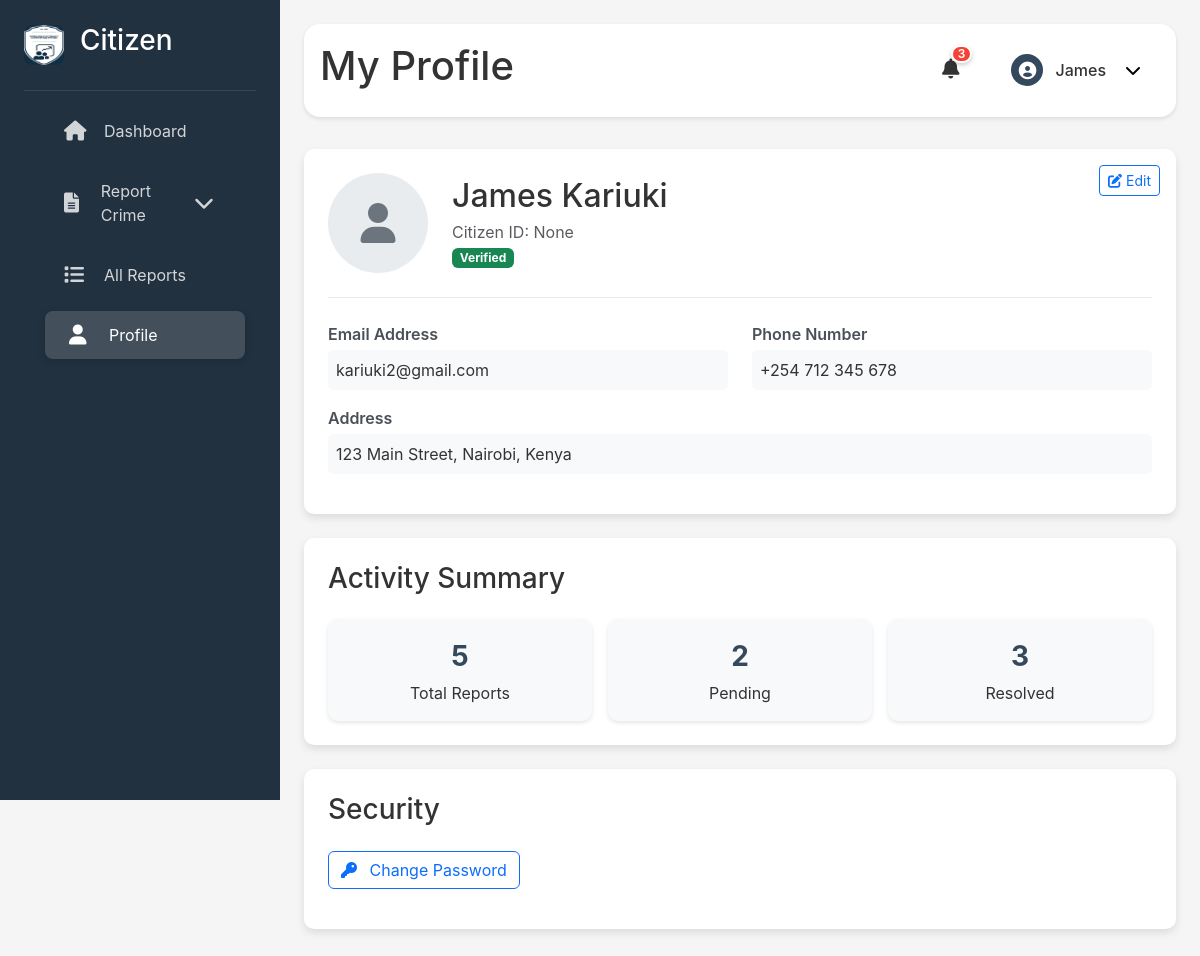
The app's page /citizen-profile/ (signed in) with its own data.
### citizens/models.py (models this page shows, shortened)
class CustomUser(AbstractUser):
    email = models.EmailField(unique=True)
    username = None
    first_name = models.CharField(max_length=50)
    last_name = models.CharField(max_length=50)
    citizen_id = models.CharField(max_length=50, unique=True, null=True, blank=True)
    USERNAME_FIELD = "email"
    REQUIRED_FIELDS = ["first_name", "last_name"]
    objects = CustomUserManager()  # Use the custom manager
    groups = models.ManyToManyField(Group, related_name="customuser_set", blank=True)
    user_permissions = models.ManyToManyField(Permission, related_name="customuser_permissions_set", blank=True)

### citizens/views.py (the view)
# urls.py: path('citizen-profile/', citizen_profile, name='citizen-profile'),
def citizen_profile(request):
    return render(request, 'profile.html')

### citizens/templates/profile.html (shortened to what this page needs)
{% load static %}
<!DOCTYPE html>
<html lang="en">
<head>
    <link href="https://cdn.jsdelivr.net/npm/bootstrap@5.3.3/dist/css/bootstrap.min.css" rel="stylesheet">
    <link rel="stylesheet" href="https://cdn.jsdelivr.net/npm/bootstrap-icons@1.11.3/font/bootstrap-icons.min.css">
    <link href="https://cdnjs.cloudflare.com/ajax/libs/font-awesome/6.0.0/css/all.min.css" rel="stylesheet">
    <link rel="stylesheet" href="{% static 'css/homepage.css' %}">
    <link rel="stylesheet" href="{% static 'css/profile.css' %}">
</head>
<body>
    <div class="app-container">
        <nav class="sidebar d-none d-md-flex">
            <div class="sidebar-content">
                <div class="sidebar-header">
                    <div class="logo-container">
                    <img src="{% static 'images/logo.jpg' %}" alt="CARS Logo" class="logo">
                    <h3>Citizen</h3>
                    </div>
                </div>
            <div class="nav-items">
                <a href="{% url 'citizens' %}" class="nav-item">
                    <i class="fas fa-home"></i>
                    <span>Dashboard</span>
                </a>
                <a href="#" class="nav-item" data-bs-toggle="dropdown">
                    <i class="fas fa-file-alt"></i>
                    <span>Report Crime</span>
                    <i class="fas fa-chevron-down ms-2 d-none d-md-inline"></i>
                </a>
                <a href="{% url 'all_reports' %}" class="nav-item">
                    <i class="fas fa-list"></i>
                    <span>All Reports</span>
                </a>
                <a href="#citizen-profile" class="nav-item active">
                    <i class="fas fa-user"></i>
                    <span>Profile</span>
                </a>
            </div>
        </nav>
        <main class="main-content">
            <header class="content-header">
                <h1>My Profile</h1>
                <div class="header-actions">
                    <div class="notifications" data-bs-toggle="dropdown">
                        <i class="fas fa-bell"></i>
                        <div class="notification-badge">3</div>
                    </div>
                    <div class="user-profile dropdown">
                        <button class="user-profile-btn" data-bs-toggle="dropdown" aria-expanded="false">
                            <div class="avatar-container">
                                <i class="fas fa-user-circle"></i>
                            </div>
                            <span class="username d-none d-md-inline">{{ request.user.first_name }}</span>
                            <i class="fas fa-chevron-down d-none d-md-inline ms-2"></i>
                        </button>
                    </div>
                </div>
            </header>
            <div class="content-body">
                <div class="profile-card position-relative">
                    <button class="btn btn-sm btn-outline-primary edit-btn" data-bs-toggle="modal" data-bs-target="#editProfileModal">
                        <i class="fas fa-edit"></i> Edit
                    </button>
                    <div class="profile-header">
                        <div class="profile-avatar">
                            <i class="fas fa-user"></i>
                        </div>
                        <div class="profile-info">
                            <h2 id="user-fullname">{{ request.user.first_name }} {{ request.user.last_name }}</h2>
                            <p class="text-muted mb-0" id="user-id">Citizen ID: {{user.citizen_id}}</p>
                            <span class="badge bg-success">Verified</span>
                        </div>
                    </div>
                    <div class="row">
                        <div class="col-md-6">
                            <div class="profile-field">
                                <div class="profile-field-label">Email Address</div>
                                <div class="profile-field-value" id="user-email">{{ request.user.email }}</div>
                            </div>
                        </div>
                        <div class="col-md-6">
                            <div class="profile-field">
                                <div class="profile-field-label">Phone Number</div>
                                <div class="profile-field-value" id="user-phone">+254 712 345 678</div>
                            </div>
                        </div>
                        <div class="col-md-12">
                            <div class="profile-field">
                                <div class="profile-field-label">Address</div>
                                <div class="profile-field-value" id="user-address">123 Main Street, Nairobi, Kenya</div>
                            </div>
                        </div>
                    </div>
                </div>
                <div class="profile-card">
                    <h3 class="mb-4">Activity Summary</h3>
                    <div class="profile-stats">
                        <div class="stat-card">
                            <div class="stat-number" id="reports-total">5</div>
                            <div class="stat-label">Total Reports</div>
                        </div>
                        <div class="stat-card">
                            <div class="stat-number" id="reports-pending">2</div>
                            <div class="stat-label">Pending</div>
                        </div>
                        <div class="stat-card">
                            <div class="stat-number" id="reports-resolved">3</div>
                            <div class="stat-label">Resolved</div>
                        </div>
                    </div>
                </div>
                <div class="profile-card">
                    <h3 class="mb-4">Security</h3>
                    <button class="btn btn-outline-primary mb-3" data-bs-toggle="modal" data-bs-target="#changePasswordModal">
                        <i class="fas fa-key me-2"></i> Change Password
                    </button>
                </div>
            </div>
        </main>
    </div>
</body>
</html>

### citizens/Static/css/homepage.css (style rules this page uses)
:root { --primary-color: #34495e; --secondary-color: #22313f; --background-color: #f5f5f5; --danger-color: #f44336; --text-color: #333; --sidebar-width: 280px; --mobile-sidebar-width: 70px; --header-height: 64px; --shadow-sm: 0 2px 4px rgba(0,0,0,0.1); --shadow-md: 0 4px 6px rgba(0,0,0,0.1); --border-radius: 1rem; }
body { margin: 0; padding: 0; background-color: var(--background-color); font-family: 'Inter', system-ui, -apple-system, sans-serif; color: var(--text-color); }
.app-container { display: flex; min-height: 100vh; max-width: 100%; overflow-x: hidden; position: relative; width: 100%; }
.sidebar { width: var(--sidebar-width); background: var(--secondary-color); position: fixed; height: 100vh; color: white; z-index: 1000; }
.sidebar-content { display: flex; flex-direction: column; height: 100%; padding: 1.5rem; }
.logo-container { display: flex; align-items: center; gap: 1rem; padding-bottom: 1.5rem; border-bottom: 1px solid rgba(255, 255, 255, 0.1); }
.logo-container .logo { width: 40px; height: 40px; border-radius: 8px; }
.nav-items { display: flex; flex-direction: column; padding: 1rem; }
.nav-item { display: flex; align-items: center; padding: 0.75rem 1.5rem; color: rgba(255,255,255,0.8); text-decoration: none; transition: all 0.3s ease; border-radius: 8px; margin-bottom: 0.75rem; }
.nav-item i { width: 24px; font-size: 1.25rem; }
.nav-item span { margin-left: 1rem; }
.nav-item:hover, .nav-item.active { color: white; background-color: rgba(255, 255, 255, 0.15); transform: translateX(5px); box-shadow: 0 2px 8px rgba(0, 0, 0, 0.15); }
.main-content { flex: 1; margin-left: var(--sidebar-width); padding: 1.5rem; }
.content-header { display: flex; justify-content: space-between; align-items: center; margin-bottom: 2rem; background-color: white; padding: 1rem; border-radius: var(--border-radius); box-shadow: var(--shadow-sm); }
.header-actions { display: flex; align-items: center; gap: 1.5rem; }
.user-profile { display: flex; align-items: center; gap: 0.75rem; cursor: pointer; padding: 0.5rem; border-radius: 0.5rem; transition: background-color 0.3s ease; }
.user-profile-btn { display: flex; align-items: center; gap: 0.75rem; padding: 0.4rem 0.75rem; border: none; background: transparent; border-radius: 0.5rem; transition: all 0.3s ease; }
.avatar-container { width: 32px; height: 32px; display: flex; align-items: center; justify-content: center; border-radius: 50%; background: var(--primary-color); color: white; }
.avatar-container i { font-size: 1.1rem; }
.username { font-weight: 500; color: var(--text-color); }
.stat-card { background: white; padding: 1.5rem; border-radius: var(--border-radius); box-shadow: var(--shadow-sm); }
.notifications { position: relative; padding: 0.5rem; cursor: pointer; border-radius: 0.5rem; transition: background-color 0.3s ease; }
.notification-badge { position: absolute; top: -5px; right: -5px; min-width: 18px; height: 18px; padding: 0 5px; border-radius: 9px; background-color: var(--danger-color); color: white; font-size: 0.75rem; font-weight: 600; display: flex; align-items: center; justify-content: center; border: 2px solid white; box-shadow: 0 2px 4px rgba(0, 0, 0, 0.2); }
.notifications .fa-bell { font-size: 1.25rem; color: var(--text-color); }

### citizens/Static/css/profile.css (style rules this page uses)
.profile-card { background-color: white; border-radius: 10px; box-shadow: 0 4px 8px rgba(0, 0, 0, 0.1); padding: 1.5rem; margin-bottom: 1.5rem; }
.profile-header { display: flex; align-items: center; margin-bottom: 1.5rem; border-bottom: 1px solid #eaeaea; padding-bottom: 1.5rem; }
.profile-avatar { width: 100px; height: 100px; border-radius: 50%; background-color: #e9ecef; display: flex; align-items: center; justify-content: center; font-size: 40px; margin-right: 1.5rem; color: #6c757d; }
.profile-info h2 { margin-bottom: 0.25rem; }
.profile-field { margin-bottom: 1rem; }
.profile-field-label { font-weight: 600; color: #495057; margin-bottom: 0.25rem; }
.profile-field-value { padding: 0.5rem; background-color: #f8f9fa; border-radius: 5px; }
.profile-stats { display: grid; grid-template-columns: repeat(3, 1fr); gap: 1rem; }
.stat-card { text-align: center; padding: 1rem; background-color: #f8f9fa; border-radius: 10px; transition: all 0.2s ease; }
.stat-number { font-size: 1.75rem; font-weight: 700; color: var(--primary-color); margin-bottom: 0.25rem; }
.edit-btn { position: absolute; top: 1rem; right: 1rem; }

### records on screen
CustomUser: user.first_name "James", user.last_name "Kariuki", citizen_id "None", user.email "kariuki2@gmail.com"
